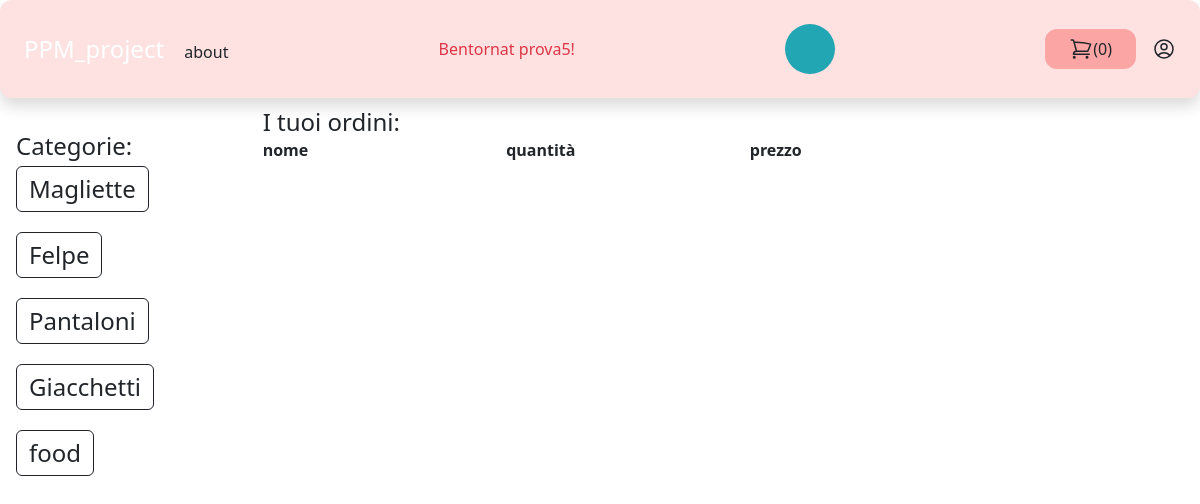
The app's page /myaccount/ordini/ (signed in), older data.
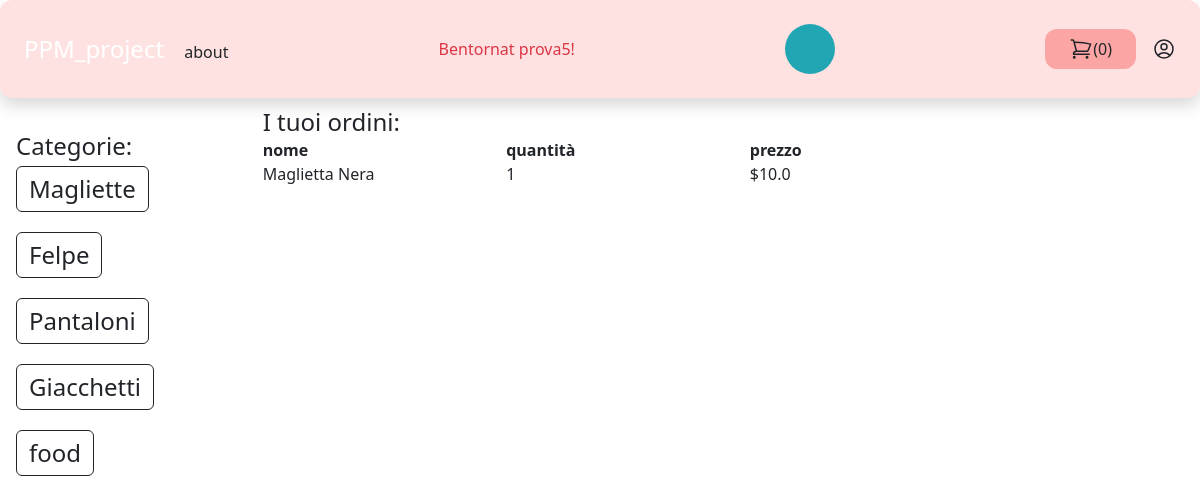
The same page, newer data.
### store/models.py (models this page shows, shortened)
class Category(models.Model):
    title = models.CharField(max_length=64)
    slug = models.SlugField(max_length=64)
    class Meta:
        verbose_name = "Category"
        verbose_name_plural = "Categories"

class OrderItem(models.Model):
    order = models.ForeignKey(Order, related_name="items", on_delete=models.CASCADE)
    product = models.ForeignKey(Product, related_name="order_items", on_delete=models.CASCADE)
    quantity = models.IntegerField(default=1)
    price = models.IntegerField(default=0)
    def get_display_price(self):
        return self.price / 100

class Product(models.Model):
    user = models.ForeignKey(User, related_name="products", on_delete=models.CASCADE)
    category = models.ForeignKey(Category, related_name="products", on_delete=models.CASCADE)
    title = models.CharField(max_length=64)
    slug = models.SlugField(max_length=64)
    description = models.TextField(blank=True)
    price = models.IntegerField() #è il moodo piu comune con cui si rappresentano i prezzi in un database
    image = models.ImageField(upload_to="uploads/product_images/", blank=True, null=True)
    created_at = models.DateTimeField(auto_now_add=True)
    updated_at = models.DateTimeField(auto_now=True)
    class Meta:
        ordering = ('-created_at',) #ordina i prodotti in ordine di creazione

### userprofile/views.py (the view)
# urls.py: path("myaccount/ordini/", views.ordini, name="ordini"),
@login_required
def ordini(request):
    orders_items = OrderItem.objects.filter(order__created_by=request.user)
    return render(request, "ordini.html", {"orders_items": orders_items})

### store/cart.py (called while the page is built)
    def __len__(self):
        return sum(item['quantity'] for item in self.cart.values())  # ritorna la lunghezza del

### store/cartcount.py (called while the page is built)
def cart(request):
    return {"cart": Cart(request)}

### store/templatetags/menu.py (called while the page is built)
@register.inclusion_tag("core/menu.html")
def menu():
    categories = Category.objects.all()
    return {"categories": categories}

### userprofile/templates/ordini.html (shortened to what this page needs)
{% extends "core/base.html" %}
{% block content %}
    <h1 class="text-2xl">I tuoi ordini:</h1>
    <div class="flex flex-wrap">
        <div class="w-1/3">
            <strong>nome</strong>
        </div>
        <div class="w-1/3">
            <strong>quantità</strong>
        </div>
        <div class="w-1/3">
            <strong>prezzo</strong>
        </div>
    </div>
    {% for  order_item in orders_items %}
        <div class="flex flex-wrap">
        <div class="w-1/3">
            {{ order_item.product.title }}
        </div>
        <div class="w-1/3">
            {{ order_item.quantity }}
        </div>
        <div class="w-1/3">
            ${{ order_item.get_display_price }}
        </div>
    </div>
    {% endfor%}
{% endblock %}

### core/templates/core/menu.html (shortened to what this page needs)
 {% for category in categories %}
<div class="flex flex-column flex-wrap pb-3 pt-1 ">
    <a href="{% url "category_detail" category.slug %}" class="text-2xl btn btn-outline-dark">{{ category.title }}</a>
</div>
 {% endfor %}

Row changes from the older to the newer data that the page shows:
added OrderItem: product "Maglietta Nera", quantity "1", get_display_price "10.0"
